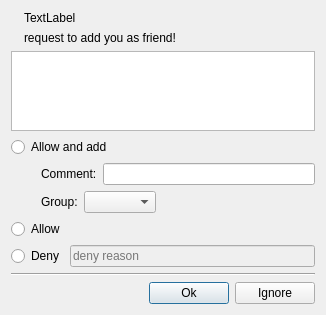
<?xml version="1.0" encoding="UTF-8"?>
<ui version="4.0">
 <class>QQFriendRequestDlg</class>
 <widget class="QDialog" name="QQFriendRequestDlg">
  <property name="geometry">
   <rect>
    <x>0</x>
    <y>0</y>
    <width>326</width>
    <height>306</height>
   </rect>
  </property>
  <property name="windowTitle">
   <string>Form</string>
  </property>
  <layout class="QVBoxLayout" name="verticalLayout_2">
   <item>
    <layout class="QHBoxLayout" name="horizontalLayout">
     <item>
      <widget class="QLabel" name="lbl_avatar_">
       <property name="text">
        <string/>
       </property>
      </widget>
     </item>
     <item>
      <layout class="QVBoxLayout" name="verticalLayout">
       <item>
        <widget class="QLabel" name="lbl_account_">
         <property name="text">
          <string>TextLabel</string>
         </property>
        </widget>
       </item>
       <item>
        <widget class="QLabel" name="label_2">
         <property name="text">
          <string>request to add you as friend!</string>
         </property>
        </widget>
       </item>
      </layout>
     </item>
     <item>
      <spacer name="horizontalSpacer_2">
       <property name="orientation">
        <enum>Qt::Horizontal</enum>
       </property>
       <property name="sizeHint" stdset="0">
        <size>
         <width>40</width>
         <height>20</height>
        </size>
       </property>
      </spacer>
     </item>
    </layout>
   </item>
   <item>
    <widget class="QPlainTextEdit" name="pte_msg_">
     <property name="sizePolicy">
      <sizepolicy hsizetype="Expanding" vsizetype="Fixed">
       <horstretch>0</horstretch>
       <verstretch>0</verstretch>
      </sizepolicy>
     </property>
     <property name="minimumSize">
      <size>
       <width>0</width>
       <height>80</height>
      </size>
     </property>
     <property name="readOnly">
      <bool>true</bool>
     </property>
    </widget>
   </item>
   <item>
    <widget class="QRadioButton" name="rb_allow_and_add_">
     <property name="text">
      <string>Allow and add</string>
     </property>
    </widget>
   </item>
   <item>
    <layout class="QHBoxLayout" name="horizontalLayout_2">
     <property name="leftMargin">
      <number>30</number>
     </property>
     <item>
      <widget class="QLabel" name="label_4">
       <property name="text">
        <string>Comment:</string>
       </property>
       <property name="buddy">
        <cstring>le_comment_</cstring>
       </property>
      </widget>
     </item>
     <item>
      <widget class="QLineEdit" name="le_comment_"/>
     </item>
    </layout>
   </item>
   <item>
    <layout class="QHBoxLayout" name="horizontalLayout_3">
     <property name="leftMargin">
      <number>30</number>
     </property>
     <item>
      <widget class="QLabel" name="label_3">
       <property name="text">
        <string>Group:</string>
       </property>
       <property name="buddy">
        <cstring>cb_group_</cstring>
       </property>
      </widget>
     </item>
     <item>
      <widget class="QComboBox" name="cb_group_"/>
     </item>
     <item>
      <spacer name="horizontalSpacer">
       <property name="orientation">
        <enum>Qt::Horizontal</enum>
       </property>
       <property name="sizeHint" stdset="0">
        <size>
         <width>40</width>
         <height>20</height>
        </size>
       </property>
      </spacer>
     </item>
    </layout>
   </item>
   <item>
    <widget class="QRadioButton" name="rb_allow_">
     <property name="text">
      <string>Allow</string>
     </property>
    </widget>
   </item>
   <item>
    <layout class="QHBoxLayout" name="horizontalLayout_4">
     <item>
      <widget class="QRadioButton" name="rb_deny_">
       <property name="text">
        <string>Deny</string>
       </property>
      </widget>
     </item>
     <item>
      <widget class="QLineEdit" name="le_deny_reason_">
       <property name="enabled">
        <bool>false</bool>
       </property>
       <property name="statusTip">
        <string/>
       </property>
       <property name="whatsThis">
        <string/>
       </property>
       <property name="accessibleName">
        <string/>
       </property>
       <property name="accessibleDescription">
        <string/>
       </property>
       <property name="inputMask">
        <string/>
       </property>
       <property name="placeholderText">
        <string>deny reason</string>
       </property>
      </widget>
     </item>
    </layout>
   </item>
   <item>
    <widget class="Line" name="line">
     <property name="orientation">
      <enum>Qt::Horizontal</enum>
     </property>
    </widget>
   </item>
   <item>
    <layout class="QHBoxLayout" name="horizontalLayout_5">
     <item>
      <spacer name="horizontalSpacer_3">
       <property name="orientation">
        <enum>Qt::Horizontal</enum>
       </property>
       <property name="sizeHint" stdset="0">
        <size>
         <width>40</width>
         <height>20</height>
        </size>
       </property>
      </spacer>
     </item>
     <item>
      <widget class="QPushButton" name="pb_ok_">
       <property name="text">
        <string>Ok</string>
       </property>
       <property name="default">
        <bool>true</bool>
       </property>
      </widget>
     </item>
     <item>
      <widget class="QPushButton" name="pb_ignore_">
       <property name="text">
        <string>Ignore</string>
       </property>
      </widget>
     </item>
    </layout>
   </item>
  </layout>
 </widget>
 <resources/>
 <connections/>
</ui>
